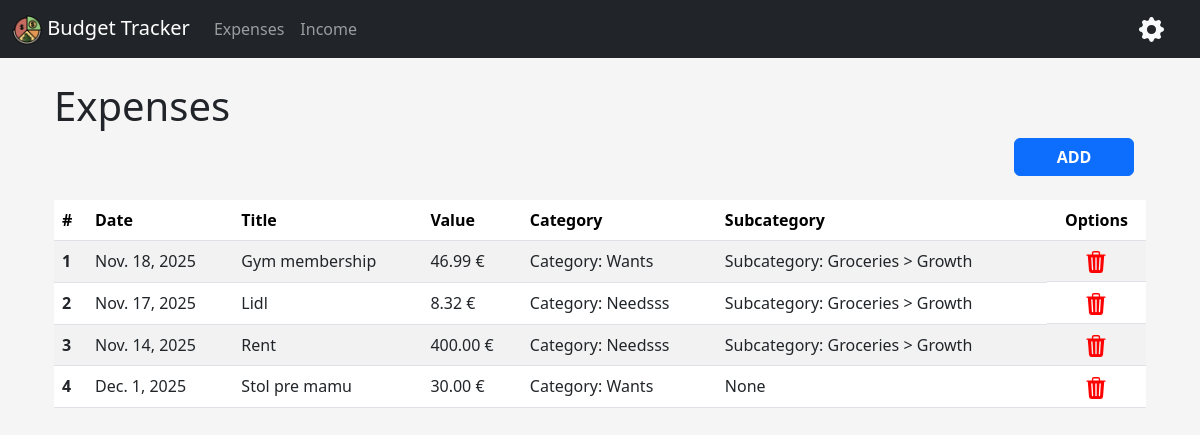
The page /expenses/ on the database its author committed.
### budget/models.py (models this page shows, shortened)
class ExpenseRecord(models.Model):
    date = models.DateField()
    value = models.DecimalField(
        decimal_places=2,
        max_digits=7
    )
    currency = models.CharField(
        max_length=3,
        default="eur",
        blank=True
    )
    title = models.CharField(
        max_length=50
    )
    description = models.TextField(
        max_length=100,
        blank=True
    )
    category = models.ForeignKey(
        ExpenseCategory,
        related_name="category_records",
        on_delete=models.SET_NULL,
        null=True
    )
    subcategory = models.ForeignKey(
        ExpenseSubcategory,
        related_name="subcategory_records",
        on_delete=models.SET_NULL,
        null=True
    )
    class Meta:
        verbose_name_plural = "Expense Records"

class ExpenseCategory(models.Model):
    name = models.CharField(max_length=30)
    def __str__(self):
        return f"Category: {self.name}"
    class Meta:
        verbose_name_plural = "Expense Categories"

class ExpenseSubcategory(models.Model):
    name = models.CharField(max_length=30)
    category = models.ForeignKey(
        ExpenseCategory,
        on_delete=models.SET_NULL,
        null=True,
        blank=True,
        related_name="subcategories"
    )
    def __str__(self):
        if self.category:
            return f"Subcategory: {self.name} > {self.category.name}"
        else:
            return f"Subcategory: {self.name} > NOT SET"
    class Meta:
        verbose_name_plural = "Expense Subcategories"

### budget/views.py (the view)
# urls.py: path("expenses/", views.ExpenseListView.as_view(), name="expense-list"),
class ExpenseListView(ListView):
    template_name = "budget/expense_list.html"
    model = ExpenseRecord
    context_object_name = "records"

### budget/templates/budget/expense_list.html (shortened to what this page needs)
{% extends "layout.html" %}
{% load static %}
{% block head %}
    <link rel="stylesheet" href="{% static 'css/expense_list.css' %}">
{% endblock head %}
{% block content %}
    <div class="container text-md-start text-center">
        <h1>Expenses</h1>
    </div>
    <div class="container mt-2">
        <div class="container d-flex justify-content-end mb-4">
            <a href="{% url 'budget:expense-add' %}" class="btn btn-primary add-btn fw-bold">ADD</a>
        </div>
        <table class="table table-striped table-hover">
            <thead>
                <tr>
                    <th scope="col">#</th>
                    <th scope="col">Date</th>
                    <th scope="col">Title</th>
                    <th scope="col">Value</th>
                    <th scope="col">Category</th>
                    <th scope="col">Subcategory</th>
                    <th scope="col" class="text-center">Options</th>
                </tr>
            </thead>
            <tbody>
                {% for record in records %}
                    <tr>
                        <th scope="row">
                            <a href="{% url 'budget:expense-update' record.pk %}" class="d-block text-decoration-none text-dark">{{ forloop.counter }}</a>
                        </th>
                        <td>
                            <a href="{% url 'budget:expense-update' record.pk %}" class="d-block text-decoration-none text-dark">{{ record.date }}</a>
                        </td>
                        <td>
                            <a href="{% url 'budget:expense-update' record.pk %}" class="d-block text-decoration-none text-dark">{{ record.title }}</a>
                        </td>
                        <td>
                            <a href="{% url 'budget:expense-update' record.pk %}" class="d-block text-decoration-none text-dark">
                                {{ record.value }}
                                {% if record.currency == "eur" %}
                                    <span> €</span>
                                {% else %}
                                    <span> {{ record.currency }}</span>
                                {% endif %}
                            </a>
                        </td>
                        <td>
                            <a href="{% url 'budget:expense-update' record.pk %}" class="d-block text-decoration-none text-dark">{{ record.category }}</a>
                        </td>
                        <td>
                            <a href="{% url 'budget:expense-update' record.pk %}" class="d-block text-decoration-none text-dark">{{ record.subcategory }}</a>
                        </td>
                        <td class="d-flex align-center justify-content-center">
                            <a href="{% url 'budget:expense-delete' record.pk %}">
                            </a>
                        </td>
                    </tr>
                {% endfor %}
            </tbody>
        </table>
    </div>
{% endblock content %}

### templates/layout.html (shortened to what this page needs)
<!DOCTYPE html>
<html lang="en">
<head>
    {% load static %}
    <link rel="stylesheet" href="{% static 'css/layout.css' %}">
    <link href="https://cdn.jsdelivr.net/npm/bootstrap@5.3.8/dist/css/bootstrap.min.css" rel="stylesheet">
    {% block head %}{% endblock head %}
</head>
<body>
    <nav aria-label="Primary" class="navbar navbar-expand-lg navbar-dark bg-dark">
        <div class="container-fluid">
            <a class="navbar-brand" href="#">
                <img src="{% static 'img/icon.png' %}" alt="logo" width="30" height="30">
                <span>Budget Tracker</span>
            </a>
            <div class="collapse navbar-collapse" id="navbarSupportedContent">
                <ul class="navbar-nav me-auto mb-2 mb-lg-0">
                    <li class="nav-item">
                        <a class="nav-link" href="{% url 'budget:expense-list' %}">Expenses</a>
                    </li>
                    <li class="nav-item">
                        <a class="nav-link" href="{% url 'budget:income-list' %}">Income</a>
                    </li>
                </ul>
            </div>
            <span class="d-flex me-4">
                <a href="{% url 'budget:settings' %}" class="nav-item text-light">
                </a>
            </span>
        </div>
    </nav>
    <div class="container pt-4">
        {% block content %}{% endblock content %}
    </div>
</body>
</html>

### budget/static/css/expense_list.css (style rules this page uses)
.add-btn { width: 120px; }

### templates/layout.html (style rules this page uses)
body { background-color: whitesmoke; !important }

### rows shown on the page
ExpenseRecord: date "Nov. 18, 2025", title "Gym membership", value "46.99", category "Category: Wants", subcategory "Subcategory: Groceries > Growth"
ExpenseRecord: date "Nov. 17, 2025", title "Lidl", value "8.32", category "Category: Needsss", subcategory "Subcategory: Groceries > Growth"
ExpenseRecord: date "Nov. 14, 2025", title "Rent", value "400.00", category "Category: Needsss", subcategory "Subcategory: Groceries > Growth"
ExpenseRecord: date "Dec. 1, 2025", title "Stol pre mamu", value "30.00", category "Category: Wants", subcategory "None"
